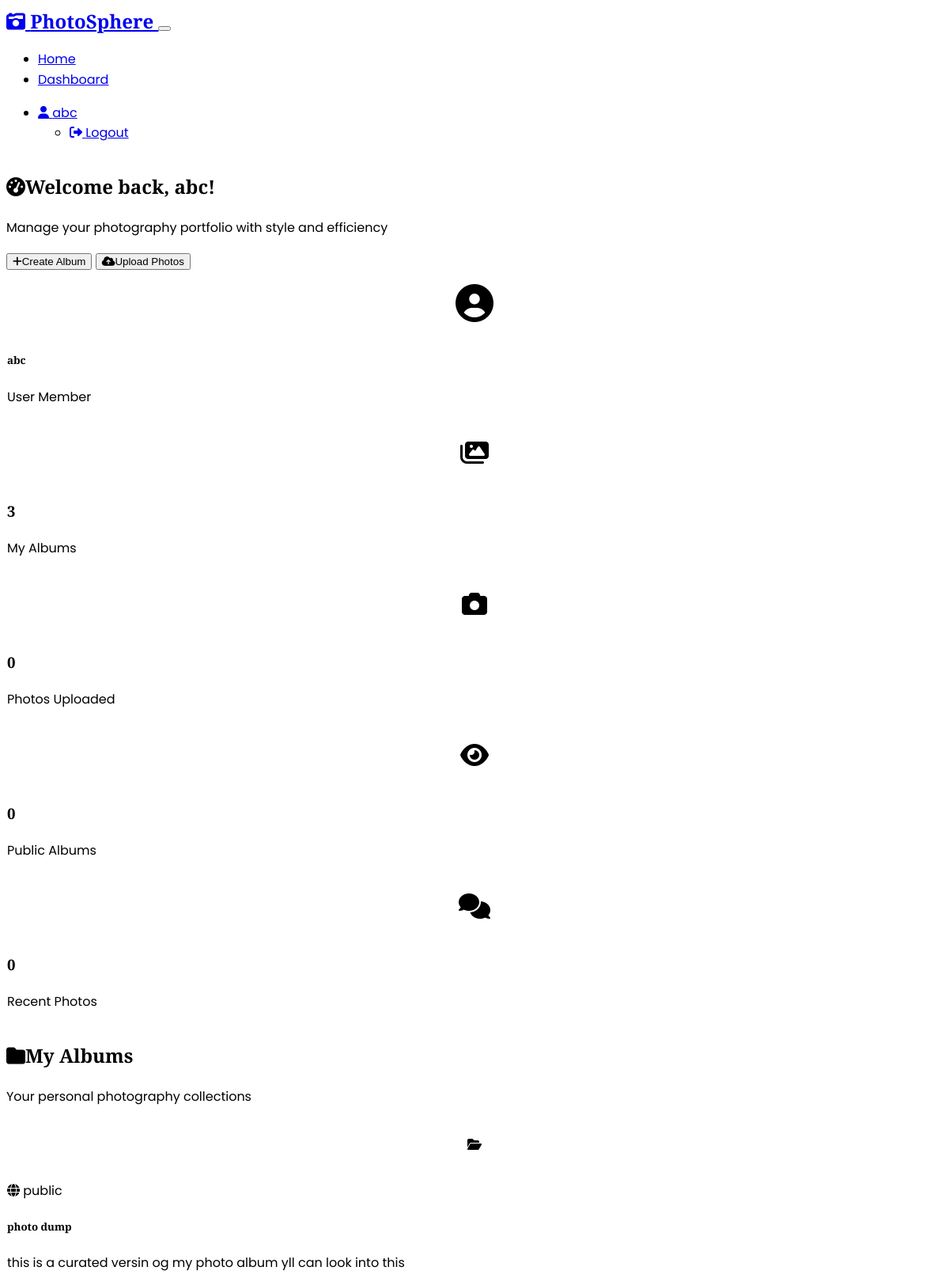
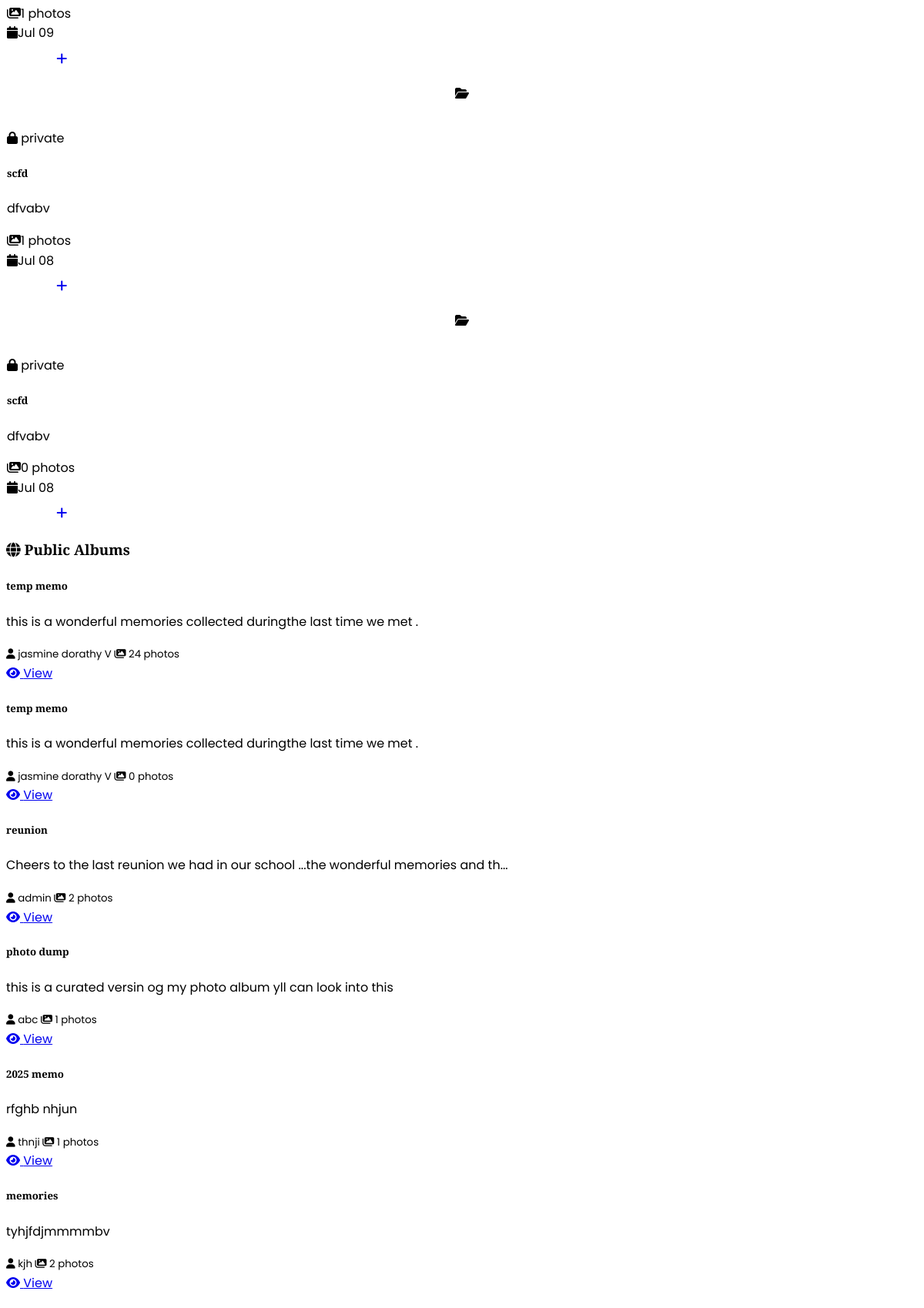
The page /dashboard (signed in, upper part) on the database its author committed (2 pictures, top to bottom).
### models.py (models this page shows, shortened)
class User(UserMixin, db.Model):
    id = db.Column(db.Integer, primary_key=True)
    username = db.Column(db.String(64), unique=True, nullable=False)
    email = db.Column(db.String(120), unique=True, nullable=False)
    password_hash = db.Column(db.String(256), nullable=False)
    role = db.Column(db.String(20), default='user')  # 'user', 'admin'
    created_at = db.Column(db.DateTime, default=datetime.utcnow)
    albums = db.relationship('Album', backref='creator', lazy=True)
    photos = db.relationship('Photo', backref='uploader', lazy=True)
    comments = db.relationship('Comment', backref='author', lazy=True)

class Album(db.Model):
    id = db.Column(db.Integer, primary_key=True)
    title = db.Column(db.String(100), nullable=False)
    description = db.Column(Text)
    date = db.Column(db.DateTime, default=datetime.utcnow)
    created_by = db.Column(db.Integer, db.ForeignKey('user.id'), nullable=False)
    visibility = db.Column(db.String(20), default='public')  # 'public', 'private'
    created_at = db.Column(db.DateTime, default=datetime.utcnow)
    photos = db.relationship('Photo', backref='album', lazy=True, cascade='all, delete-orphan')

### routes.py (the view)
@app.route('/dashboard')
@login_required
def dashboard():
    user_albums = Album.query.filter_by(created_by=current_user.id).order_by(Album.created_at.desc()).all()
    public_albums = Album.query.filter_by(visibility='public').order_by(Album.created_at.desc()).all()
    return render_template('dashboard.html', user_albums=user_albums, public_albums=public_albums)

### app.py (called while the page is built)
@login_manager.user_loader
def load_user(user_id):
    from models import User
    return User.query.get(int(user_id))

### templates/dashboard.html (shortened to what this page needs)
{% extends "base.html" %}
{% block content %}
<div class="container-fluid p-0">
    <section class="hero-gradient text-white py-5 mb-5" data-aos="fade-in">
        <div class="container">
            <div class="row align-items-center">
                <div class="col-lg-8">
                    <h1 class="display-4 fw-bold mb-3">
                        <i class="fas fa-tachometer-alt me-3"></i>Welcome back, {{ current_user.username }}!
                    </h1>
                    <p class="lead mb-4">Manage your photography portfolio with style and efficiency</p>
                    <div class="d-flex gap-3 flex-wrap">
                        <button class="btn btn-light btn-lg px-4" data-bs-toggle="modal" data-bs-target="#createAlbumModal">
                            <i class="fas fa-plus me-2"></i>Create Album
                        </button>
                        <button class="btn btn-outline-light btn-lg px-4" data-bs-toggle="modal" data-bs-target="#uploadPhotosModal">
                            <i class="fas fa-cloud-upload-alt me-2"></i>Upload Photos
                        </button>
                    </div>
                </div>
                <div class="col-lg-4 text-center">
                    <div class="glass-card p-4">
                        <div class="feature-icon mb-3">
                            <i class="fas fa-user-circle fa-3x text-white"></i>
                        </div>
                        <h5 class="fw-bold">{{ current_user.username }}</h5>
                        <p class="text-muted mb-0">{{ current_user.role|title }} Member</p>
                    </div>
                </div>
            </div>
        </div>
    </section>
</div>
<div class="container">
    <section class="py-5" data-aos="fade-up">
        <div class="row g-4 mb-5">
            <div class="col-lg-3 col-md-6">
                <div class="glass-card p-4 text-center">
                    <div class="feature-icon mb-3">
                        <i class="fas fa-images fa-2x text-white"></i>
                    </div>
                    <h3 class="fw-bold mb-2">{{ user_albums|length }}</h3>
                    <p class="text-muted mb-0">My Albums</p>
                </div>
            </div>
            <div class="col-lg-3 col-md-6">
                <div class="glass-card p-4 text-center">
                    <div class="feature-icon mb-3">
                        <i class="fas fa-camera fa-2x text-white"></i>
                    </div>
                    <h3 class="fw-bold mb-2">{{ user_photos|length }}</h3>
                    <p class="text-muted mb-0">Photos Uploaded</p>
                </div>
            </div>
            <div class="col-lg-3 col-md-6">
                <div class="glass-card p-4 text-center">
                    <div class="feature-icon mb-3">
                        <i class="fas fa-eye fa-2x text-white"></i>
                    </div>
                    <h3 class="fw-bold mb-2">{{ recent_albums|length }}</h3>
                    <p class="text-muted mb-0">Public Albums</p>
                </div>
            </div>
            <div class="col-lg-3 col-md-6">
                <div class="glass-card p-4 text-center">
                    <div class="feature-icon mb-3">
                        <i class="fas fa-comments fa-2x text-white"></i>
                    </div>
                    <h3 class="fw-bold mb-2">{{ recent_photos|length }}</h3>
                    <p class="text-muted mb-0">Recent Photos</p>
                </div>
            </div>
        </div>
    </section>
    <section class="py-5" data-aos="fade-up">
        <div class="text-center mb-5">
            <h2 class="display-5 fw-bold mb-3">
                <i class="fas fa-folder me-3"></i>My Albums
            </h2>
            <p class="lead text-muted">Your personal photography collections</p>
        </div>
        {% if user_albums %}
        <div class="row g-4">
            {% for album in user_albums %}
            <div class="col-lg-4 col-md-6" data-aos="zoom-in" data-aos-delay="{{ loop.index * 100 }}">
                <div class="glass-card h-100">
                    <div class="p-4">
                        <div class="d-flex justify-content-between align-items-start mb-3">
                            <div class="feature-icon me-3" style="width: 60px; height: 60px;">
                                <i class="fas fa-folder-open text-white"></i>
                            </div>
                            <span class="badge bg-{{ 'success' if album.visibility == 'public' else 'secondary' }} fs-6">
                                <i class="fas fa-{{ 'globe' if album.visibility == 'public' else 'lock' }}"></i>
                                {{ album.visibility }}
                            </span>
                        </div>
                        <h5 class="fw-bold mb-3">{{ album.title }}</h5>
                        <p class="text-muted mb-3">{{ album.description[:80] }}{% if album.description|length > 80 %}...{% endif %}</p>
                        <div class="d-flex justify-content-between align-items-center mb-3">
                            <div class="text-muted">
                                <i class="fas fa-images me-2"></i>{{ album.photos|length }} photos
                            </div>
                            <div class="text-muted">
                                <i class="fas fa-calendar me-2"></i>{{ album.created_at.strftime('%b %d') }}
                            </div>
                        </div>
                        <div class="d-flex gap-2">
                            <a href="{{ url_for('view_album', album_id=album.id) }}" class="btn btn-gradient flex-fill">
                                <i class="fas fa-eye"></i> View
                            </a>
                            <a href="{{ url_for('upload_photo') }}?album_id={{ album.id }}" class="btn btn-outline-primary">
                                <i class="fas fa-plus"></i>
                            </a>
                        </div>
                    </div>
                </div>
            </div>
            {% endfor %}
        </div>
        {% endif %}
    </section>
    <div class="row">
        <div class="col-lg-12">
            <h3><i class="fas fa-globe"></i> Public Albums</h3>
            {% if public_albums %}
            <div class="row">
                {% for album in public_albums %}
                <div class="col-md-6 col-lg-4 mb-3">
                    <div class="card">
                        <div class="card-body">
                            <h5 class="card-title">{{ album.title }}</h5>
                            <p class="card-text">{{ album.description[:80] }}{% if album.description|length > 80 %}...{% endif %}</p>
                            <div class="d-flex justify-content-between align-items-center">
                                <small class="text-muted">
                                    <i class="fas fa-user"></i> {{ album.creator.username }}
                                </small>
                                <small class="text-muted">
                                    <i class="fas fa-images"></i> {{ album.photos|length }} photos
                                </small>
                            </div>
                            <a href="{{ url_for('view_album', album_id=album.id) }}" class="btn btn-primary btn-sm mt-2">
                                <i class="fas fa-eye"></i> View
                            </a>
                        </div>
                    </div>
                </div>
                {% endfor %}
            </div>
            {% else %}
            <div class="alert alert-info">
                <i class="fas fa-info-circle"></i> No public albums available yet.
            </div>
            {% endif %}
        </div>
    </div>
</div>
{% endblock %}

### templates/base.html (shortened to what this page needs)
<!DOCTYPE html>
<html lang="en" data-bs-theme="dark">
<head>
    <link href="https://cdn.replit.com/agent/bootstrap-agent-dark-theme.min.css" rel="stylesheet">
    <link rel="stylesheet" href="https://cdnjs.cloudflare.com/ajax/libs/font-awesome/6.4.0/css/all.min.css">
    <link href="https://unpkg.com/aos@2.3.1/dist/aos.css" rel="stylesheet">
    <link rel="stylesheet" href="{{ url_for('static', filename='css/style.css') }}">
</head>
<body>
    <nav class="navbar navbar-expand-lg navbar-dark bg-dark">
        <div class="container">
            <a class="navbar-brand" href="{{ url_for('index') }}">
                <i class="fas fa-camera-retro"></i> PhotoSphere
            </a>
            <button class="navbar-toggler" type="button" data-bs-toggle="collapse" data-bs-target="#navbarNav">
            </button>
            <div class="collapse navbar-collapse" id="navbarNav">
                <ul class="navbar-nav me-auto">
                    <li class="nav-item">
                        <a class="nav-link" href="{{ url_for('index') }}">Home</a>
                    </li>
                    {% if current_user.is_authenticated %}
                    <li class="nav-item">
                        <a class="nav-link" href="{{ url_for('dashboard') }}">Dashboard</a>
                    </li>
                    {% endif %}
                </ul>
                <ul class="navbar-nav">
                    {% if current_user.is_authenticated %}
                    <li class="nav-item dropdown">
                        <a class="nav-link dropdown-toggle" href="#" id="navbarDropdown" role="button" data-bs-toggle="dropdown">
                            <i class="fas fa-user"></i> {{ current_user.username }}
                        </a>
                        <ul class="dropdown-menu">
                            <li><a class="dropdown-item" href="{{ url_for('logout') }}">
                                <i class="fas fa-sign-out-alt"></i> Logout
                            </a></li>
                        </ul>
                    </li>
                    {% endif %}
                </ul>
            </div>
        </div>
    </nav>
    <main class="py-4">
        {% block content %}{% endblock %}
    </main>
</body>
</html>

### static/css/style.css (style rules this page uses)
body { font-family: 'Poppins', sans-serif; line-height: 1.6; scroll-behavior: smooth; }
h1, h2, h3, h4, h5, h6 { font-family: 'Playfair Display', serif; font-weight: 600; }
.navbar-brand { font-family: 'Playfair Display', serif; font-weight: 700; font-size: 1.5rem; transition: transform 0.3s ease; }
.hero-gradient { background: linear-gradient(135deg, var(--bs-primary) 0%, var(--bs-info) 50%, var(--bs-secondary) 100%); position: relative; overflow: hidden; }
.hero-gradient::before { content: ''; position: absolute; top: 0; left: 0; right: 0; bottom: 0; animation: float 20s ease-in-out infinite; z-index: 1; }
.hero-gradient > .container { position: relative; z-index: 2; }
.feature-icon { transition: transform 0.3s ease; }
section { position: relative; z-index: 1; }
.glass-card { background: rgba(255, 255, 255, 0.1); backdrop-filter: blur(10px); border: 1px solid rgba(255, 255, 255, 0.2); border-radius: 20px; transition: all 0.3s ease; }
.btn-gradient { background: linear-gradient(45deg, var(--bs-primary), var(--bs-info)); border: none; color: white !important; transition: all 0.3s ease; position: relative; overflow: hidden; text-decoration: none; display: inline-block; border-radius: 50px; }
.btn-gradient::before { content: ''; position: absolute; top: 0; left: -100%; width: 100%; height: 100%; background: linear-gradient(45deg, transparent, rgba(255,255,255,0.3), transparent); transition: left 0.5s; }
.card { transition: all 0.3s ease; border-radius: 15px; }
.feature-icon { width: 80px; height: 80px; border-radius: 50%; background: linear-gradient(135deg, var(--bs-primary), var(--bs-info)); display: flex; align-items: center; justify-content: center; margin: 0 auto 1rem; transition: all 0.3s ease; }
.card { transition: box-shadow 0.3s ease; }

### rows shown on the page
User: username "abc", role "User"
Album: visibility "public", title "photo dump", description "this is a curated versin og my photo album yll can look into this", photos|length "1", created_at "Jul 09", creator.username "abc"
Album: visibility "private", title "scfd", description "dfvabv", photos|length "1", created_at "Jul 08"
Album: visibility "private", title "scfd", description "dfvabv", photos|length "0", created_at "Jul 08"
Album: title "temp memo", description "this is a wonderful memories collected duringthe last time we met .", creator.username "jasmine dorathy V", photos|length "24"
Album: title "temp memo", description "this is a wonderful memories collected duringthe last time we met .", creator.username "jasmine dorathy V", photos|length "0"
Album: title "reunion", description "Cheers to the last reunion we had in our school ...the wonderful memories and th", creator.username "admin", photos|length "2"
Album: title "2025 memo", description "rfghb nhjun", creator.username "thnji", photos|length "1"
Album: title "memories", description "tyhjfdjmmmmbv", creator.username "kjh", photos|length "2"

### other values the page prints
{{ user_albums|length }} "3"
{{ user_photos|length }} "0"
{{ recent_albums|length }} "0"
{{ recent_photos|length }} "0"
